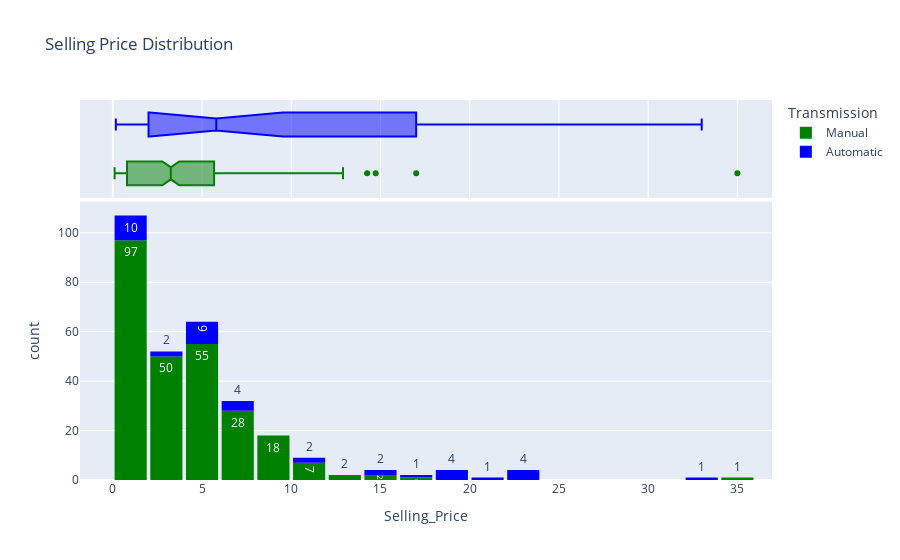

Notebook source saved alongside this figure:
### Markdown cell above
#### `Selling_Price`

### Code cell
fig = px.histogram(data,x='Selling_Price',text_auto=True,marginal='box',color='Transmission',color_discrete_sequence=['green','blue'],title=' Selling Price Distribution')
fig.update_layout(bargap=0.1)
fig.show()

### Figure 1 — Plotly figure (JSON) as saved in the notebook; plotly's stock layout.template omitted (floating-point values rounded to 4 significant figures; data arrays with more than 128 entries replaced by an {"elided": "..."} marker saying what was removed)
{"data": [{"alignmentgroup": "True", "bingroup": "x", "hovertemplate": "Transmission=Manual<br>Selling_Price=%{x}<br>count=%{y}<extra></extra>", "legendgroup": "Manual", "marker": {"color": "green", "pattern": {"shape": ""}}, "name": "Manual", "offsetgroup": "Manual", "orientation": "v", "showlegend": true, "texttemplate": "%{value}", "type": "histogram", "x": {"elided": "261 float values"}, "xaxis": "x", "yaxis": "y"}, {"alignmentgroup": "True", "hovertemplate": "Transmission=Manual<br>Selling_Price=%{x}<extra></extra>", "legendgroup": "Manual", "marker": {"color": "green"}, "name": "Manual", "notched": true, "offsetgroup": "Manual", "showlegend": false, "type": "box", "x": {"elided": "261 float values"}, "xaxis": "x2", "yaxis": "y2"}, {"alignmentgroup": "True", "bingroup": "x", "hovertemplate": "Transmission=Automatic<br>Selling_Price=%{x}<br>count=%{y}<extra></extra>", "legendgroup": "Automatic", "marker": {"color": "blue", "pattern": {"shape": ""}}, "name": "Automatic", "offsetgroup": "Automatic", "orientation": "v", "showlegend": true, "texttemplate": "%{value}", "type": "histogram", "x": [7.5, 4.4, 5.85, 7.5, 7.75, 14.9, 23, 18, 16, 3.6, 19.99, 18.75, 23.5, 33, 19.75, 1.5, 5.25, 14.5, 23, 2.5, 23, 4, 20.75, 0.48, 0.45, 0.45, 0.4, 0.35, 0.35, 0.25, 0.25, 0.17, 5.15, 4.5, 5.11, 11.45, 5.4, 10.9, 7.4, 5.75], "xaxis": "x", "yaxis": "y"}, {"alignmentgroup": "True", "hovertemplate": "Transmission=Automatic<br>Selling_Price=%{x}<extra></extra>", "legendgroup": "Automatic", "marker": {"color": "blue"}, "name": "Automatic", "notched": true, "offsetgroup": "Automatic", "showlegend": false, "type": "box", "x": [7.5, 4.4, 5.85, 7.5, 7.75, 14.9, 23, 18, 16, 3.6, 19.99, 18.75, 23.5, 33, 19.75, 1.5, 5.25, 14.5, 23, 2.5, 23, 4, 20.75, 0.48, 0.45, 0.45, 0.4, 0.35, 0.35, 0.25, 0.25, 0.17, 5.15, 4.5, 5.11, 11.45, 5.4, 10.9, 7.4, 5.75], "xaxis": "x2", "yaxis": "y2"}], "layout": {"bargap": 0.1, "barmode": "relative", "legend": {"title": {"text": "Transmission"}, "tracegroupgap": 0}, "title": {"text": " Selling Price Distribution"}, "xaxis": {"anchor": "y", "domain": [0, 1], "title": {"text": "Selling_Price"}}, "xaxis2": {"anchor": "y2", "domain": [0, 1], "matches": "x", "showgrid": true, "showticklabels": false}, "yaxis": {"anchor": "x", "domain": [0, 0.7326], "title": {"text": "count"}}, "yaxis2": {"anchor": "x2", "domain": [0.7426, 1], "matches": "y2", "showgrid": false, "showline": false, "showticklabels": false, "ticks": ""}}}
